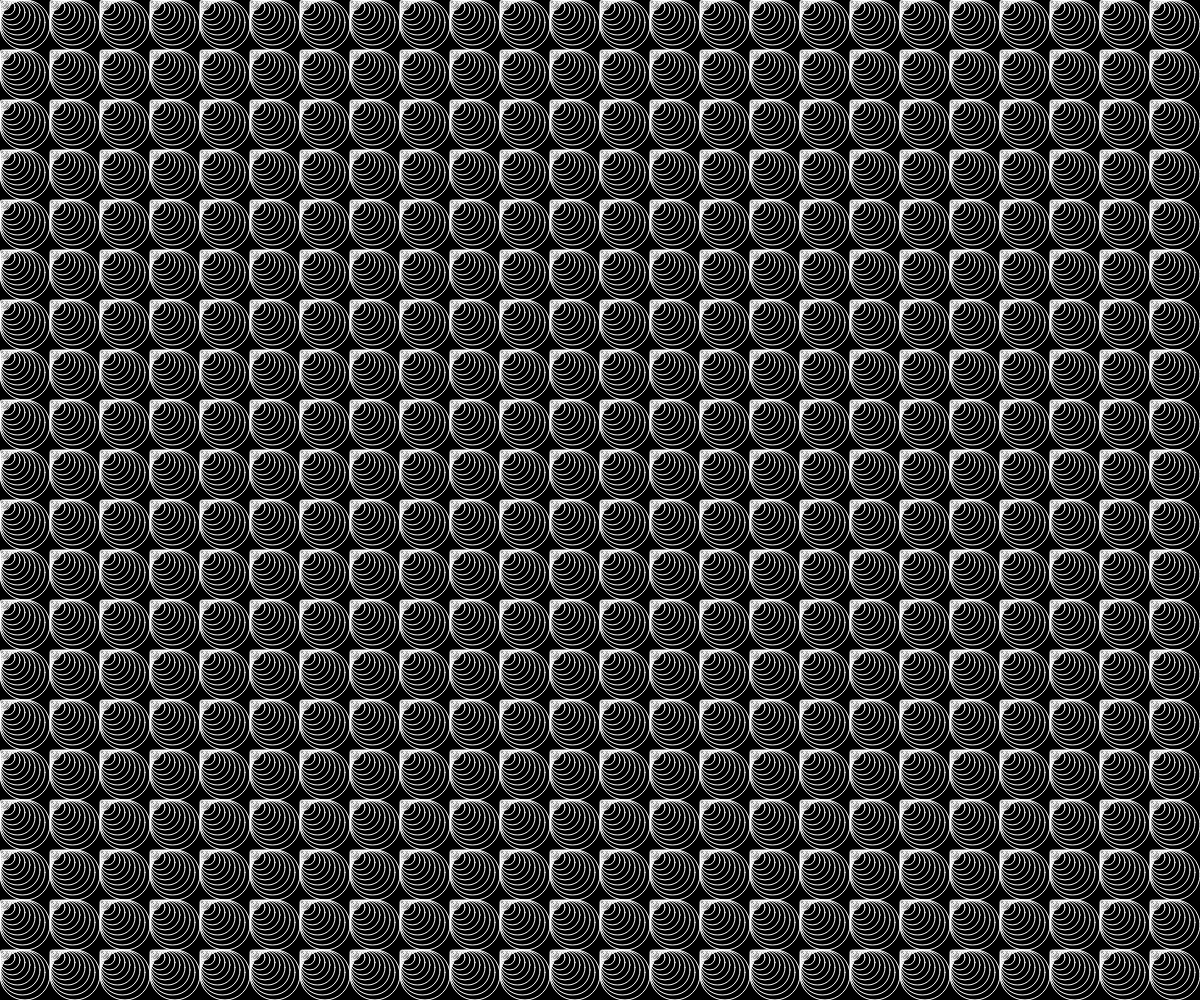
Frame 1 (no input)
Frame 60 (no input): identical to frame 1, image omitted
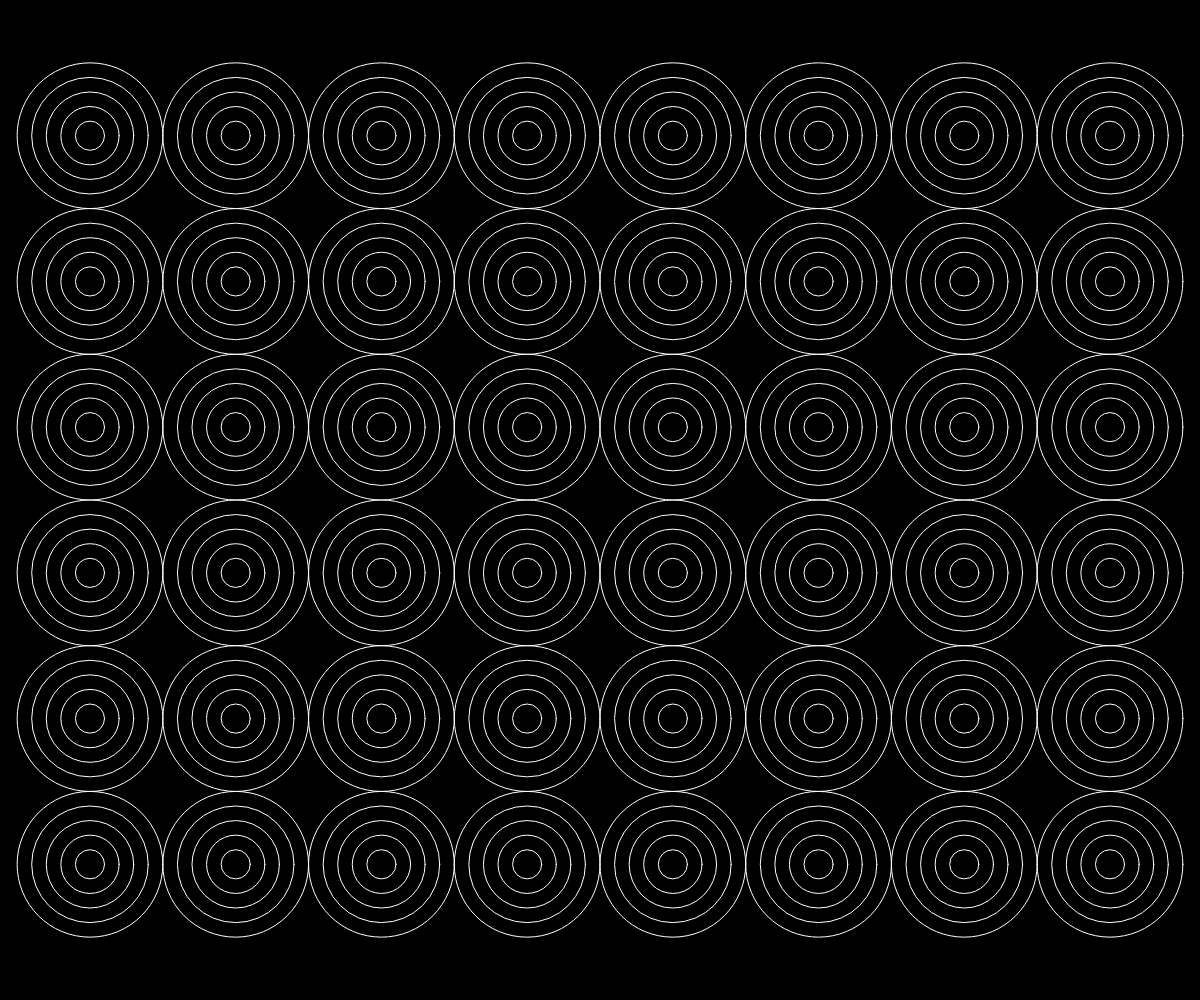
Frame 120 (the mouse pressed at the canvas centre since frame 60)

The p5.js sketch that drew these frames (run headless with seeded random() and noise() and a simulated clock; from frame 60 on, the mouse is pressed at the canvas centre):

// p5.js sketch
// ── sketch.js
let slotSize = 50;
let marginX;
let marginY;
let niteration = 10;

function setup() {

    createCanvas(windowWidth, windowHeight);
    background(180);

    pixelDensity(1);

    marginX = windowWidth - int((windowWidth / slotSize)) * slotSize;
    marginY = windowHeight - int((windowHeight / slotSize)) * slotSize;

}


function draw() {

    background(0)
    noFill();
    stroke(255)
    for (let i = marginX / 2 + slotSize / 2; i < width - marginX / 2; i += slotSize) {
        for (let j = marginY / 2 + slotSize / 2; j < height - marginY / 2; j += slotSize) {
            for (let k = slotSize; k > 0; k = k - slotSize/niteration) {
                let xOffset = map(mouseX, 0, width, -0.5, 0.5)
                let yOffset = map(mouseY, 0, height, -0.5, 0.5)
                ellipse(i + xOffset * (slotSize - k), j + yOffset * (slotSize - k), k, k);
            }
        }
    }
}

function mousePressed() {
    slotSize = random(10, 200)
    niteration = int(random(2, 20))
    marginX = windowWidth - int((windowWidth / slotSize)) * slotSize;
    marginY = windowHeight - int((windowHeight / slotSize)) * slotSize;
}


function windowResized() {
    resizeCanvas(windowWidth, windowHeight);
    marginX = windowWidth - int((windowWidth / slotSize)) * slotSize;
    marginY = windowHeight - int((windowHeight / slotSize)) * slotSize;
}
